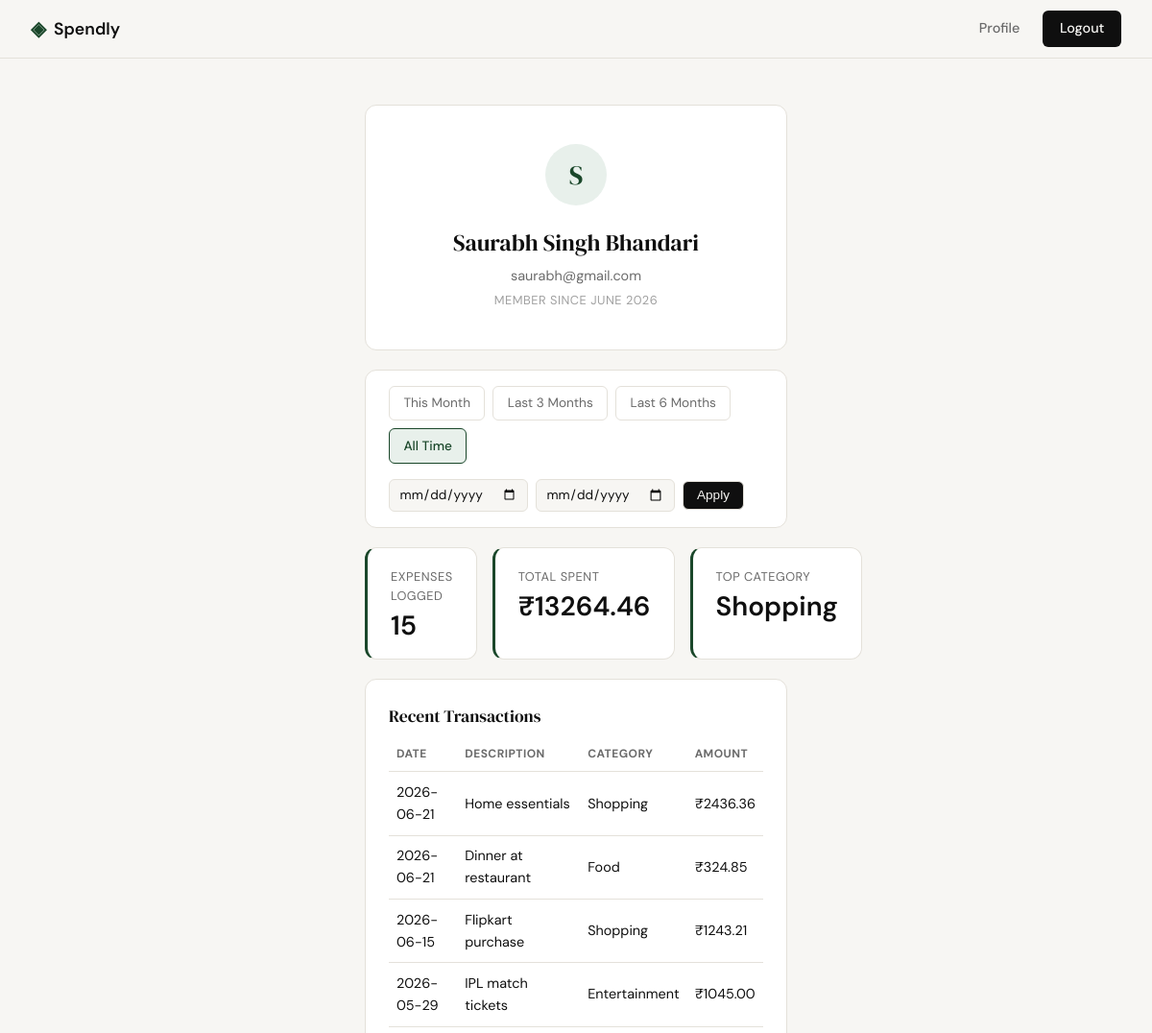
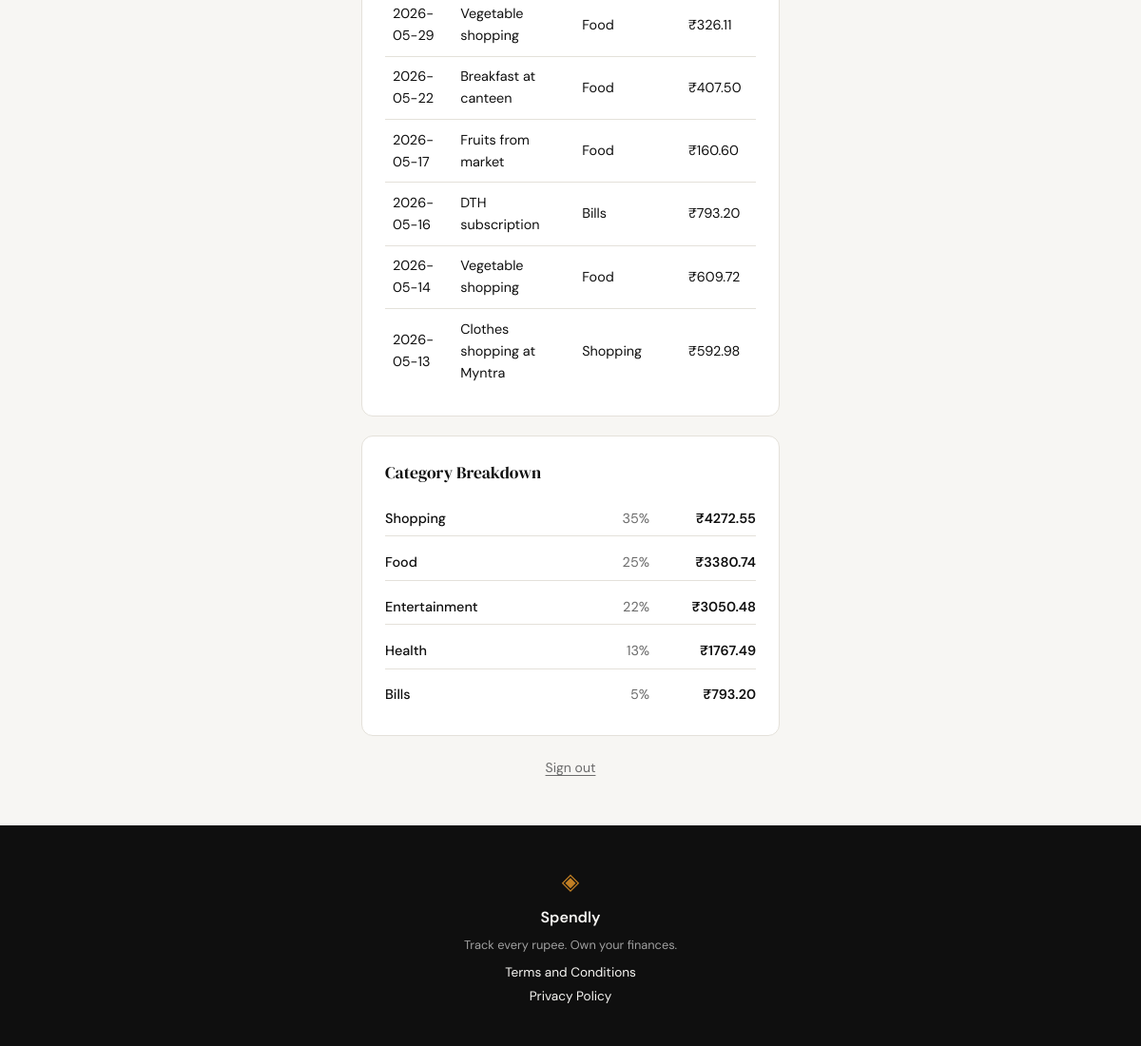
The app's page /profile (signed in) with its own data (2 pictures, top to bottom).
### tables this page shows
CREATE TABLE users (
            id            INTEGER PRIMARY KEY AUTOINCREMENT,
            name          TEXT    NOT NULL,
            email         TEXT    UNIQUE NOT NULL,
            password_hash TEXT    NOT NULL,
            created_at    TEXT    DEFAULT (datetime('now'))
        );

CREATE TABLE expenses (
            id          INTEGER PRIMARY KEY AUTOINCREMENT,
            user_id     INTEGER NOT NULL REFERENCES users(id),
            amount      REAL    NOT NULL,
            category    TEXT    NOT NULL,
            date        TEXT    NOT NULL,
            description TEXT,
            created_at  TEXT    DEFAULT (datetime('now'))
        );

### app.py (the view)
@app.route("/profile")
def profile():
    if not session.get("user_id"):
        return redirect(url_for("login"))
    user = queries.get_user_by_id(session["user_id"])
    if user is None:
        abort(404)
    today = date.today()
    this_month_start = today.replace(day=1)
    this_month_end = date(today.year, today.month,
                           calendar.monthrange(today.year, today.month)[1])
    last_3_start = _months_ago(today, 3)
    last_6_start = _months_ago(today, 6)
    parsed_from = _parse_date(request.args.get("date_from"))
    parsed_to = _parse_date(request.args.get("date_to"))
    date_from = date_to = None
    display_from = display_to = None
    if parsed_from and parsed_to:
        display_from, display_to = parsed_from, parsed_to
        if parsed_from > parsed_to:
            flash("Start date must be before end date.")
        else:
            date_from, date_to = parsed_from, parsed_to
    active_preset = "all_time"
    if date_from == this_month_start.isoformat() and date_to == this_month_end.isoformat():
        active_preset = "this_month"
    elif date_from == last_3_start.isoformat() and date_to == today.isoformat():
        active_preset = "last_3_months"
    elif date_from == last_6_start.isoformat() and date_to == today.isoformat():
        active_preset = "last_6_months"
    elif date_from and date_to:
        active_preset = "custom"
    summary = queries.get_summary_stats(session["user_id"], date_from, date_to)
    transactions = queries.get_recent_transactions(session["user_id"], date_from=date_from, date_to=date_to)
    breakdown = queries.get_category_breakdown(session["user_id"], date_from, date_to)
    return render_template(
        "profile.html",
        user=user,
        summary=summary,
        transactions=transactions,
        breakdown=breakdown,
        active_preset=active_preset,
        filter_from=display_from,
        filter_to=display_to,
        this_month_start=this_month_start.isoformat(),
        this_month_end=this_month_end.isoformat(),
        last_3_start=last_3_start.isoformat(),
        last_6_start=last_6_start.isoformat(),
        today=today.isoformat(),
    )

### app.py (called while the page is built)
def _parse_date(value):
    if not value:
        return None
    try:
        parsed = datetime.strptime(value, "%Y-%m-%d")
        return parsed.strftime("%Y-%m-%d")
    except ValueError:
        return None

def _months_ago(base, months):
    month_index = base.month - 1 - months
    year = base.year + month_index // 12
    month = month_index % 12 + 1
    day = min(base.day, calendar.monthrange(year, month)[1])
    return date(year, month, day)

### database/db.py (called while the page is built)
def get_db():
    db = sqlite3.connect(DB_PATH)
    db.row_factory = sqlite3.Row
    db.execute('PRAGMA foreign_keys = ON')
    return db

### database/queries.py (called while the page is built)
def _format_member_since(created_at):
    year, month = created_at[:7].split("-")
    return f"{MONTH_NAMES[int(month) - 1]} {year}"

def get_user_by_id(user_id):
    db = get_db()
    row = db.execute(
        "SELECT name, email, created_at FROM users WHERE id = ?",
        (user_id,)
    ).fetchone()
    db.close()
    if row is None:
        return None
    return {
        "name": row["name"],
        "email": row["email"],
        "member_since": _format_member_since(row["created_at"]),
    }

def _date_range_clause(date_from, date_to, params):
    if date_from and date_to:
        params.append(date_from)
        params.append(date_to)
        return " AND date BETWEEN ? AND ?"
    return ""

def get_summary_stats(user_id, date_from=None, date_to=None):
    db = get_db()
    params = [user_id]
    clause = _date_range_clause(date_from, date_to, params)
    totals = db.execute(
        "SELECT COUNT(*) AS transaction_count, COALESCE(SUM(amount), 0) AS total_spent "
        "FROM expenses WHERE user_id = ?" + clause,
        tuple(params)
    ).fetchone()
    top = db.execute(
        "SELECT category FROM expenses WHERE user_id = ?" + clause +
        " GROUP BY category ORDER BY SUM(amount) DESC LIMIT 1",
        tuple(params)
    ).fetchone()
    db.close()
    return {
        "total_spent": totals["total_spent"],
        "transaction_count": totals["transaction_count"],
        "top_category": top["category"] if top else "—",
    }

### templates/profile.html (shortened to what this page needs)
{% extends "base.html" %}
{% block head %}
<link rel="stylesheet" href="{{ url_for('static', filename='css/profile.css') }}">
{% endblock %}
{% block content %}
<section class="profile-section">
  <div class="profile-container">
    <div class="profile-card">
      <div class="profile-avatar">{{ user.name[0].upper() }}</div>
      <h1 class="profile-name">{{ user.name }}</h1>
      <p class="profile-email">{{ user.email }}</p>
      <p class="profile-since">Member since {{ user.member_since }}</p>
    </div>
    <div class="filter-bar">
      <div class="filter-presets">
        <a href="{{ url_for('profile', date_from=this_month_start, date_to=this_month_end) }}"
           class="filter-preset{{ ' active' if active_preset == 'this_month' else '' }}">This Month</a>
        <a href="{{ url_for('profile', date_from=last_3_start, date_to=today) }}"
           class="filter-preset{{ ' active' if active_preset == 'last_3_months' else '' }}">Last 3 Months</a>
        <a href="{{ url_for('profile', date_from=last_6_start, date_to=today) }}"
           class="filter-preset{{ ' active' if active_preset == 'last_6_months' else '' }}">Last 6 Months</a>
        <a href="{{ url_for('profile') }}"
           class="filter-preset{{ ' active' if active_preset == 'all_time' else '' }}">All Time</a>
      </div>
      <form method="get" action="{{ url_for('profile') }}" class="filter-custom-form">
        <input type="date" name="date_from" class="filter-input" value="{{ filter_from or '' }}">
        <input type="date" name="date_to" class="filter-input" value="{{ filter_to or '' }}">
        <button type="submit" class="filter-apply-btn{{ ' active' if active_preset == 'custom' else '' }}">Apply</button>
      </form>
    </div>
    <div class="profile-stats">
      <div class="stat-tile">
        <span class="stat-label">Expenses Logged</span>
        <span class="stat-value">{{ summary.transaction_count }}</span>
      </div>
      <div class="stat-tile">
        <span class="stat-label">Total Spent</span>
        <span class="stat-value stat-amount">₹{{ "%.2f"|format(summary.total_spent) }}</span>
      </div>
      <div class="stat-tile">
        <span class="stat-label">Top Category</span>
        <span class="stat-value">{{ summary.top_category }}</span>
      </div>
    </div>
    <div class="profile-panel">
      <h2 class="panel-title">Recent Transactions</h2>
      {% if transactions %}
      <table class="transactions-table">
        <thead>
          <tr>
            <th>Date</th>
            <th>Description</th>
            <th>Category</th>
            <th>Amount</th>
          </tr>
        </thead>
        <tbody>
          {% for txn in transactions %}
          <tr>
            <td>{{ txn.date }}</td>
            <td>{{ txn.description }}</td>
            <td>{{ txn.category }}</td>
            <td class="stat-amount">₹{{ "%.2f"|format(txn.amount) }}</td>
          </tr>
          {% endfor %}
        </tbody>
      </table>
      {% else %}
      <p class="panel-empty">No transactions yet.</p>
      {% endif %}
    </div>
    <div class="profile-panel">
      <h2 class="panel-title">Category Breakdown</h2>
      {% if breakdown %}
      <ul class="category-list">
        {% for cat in breakdown %}
        <li class="category-row">
          <span class="category-name">{{ cat.name }}</span>
          <span class="category-pct">{{ cat.pct }}%</span>
          <span class="category-amount stat-amount">₹{{ "%.2f"|format(cat.amount) }}</span>
        </li>
        {% endfor %}
      </ul>
      {% else %}
      <p class="panel-empty">No categories yet.</p>
      {% endif %}
    </div>
    <div class="profile-actions">
      <a href="{{ url_for('logout') }}" class="profile-logout">Sign out</a>
    </div>
  </div>
</section>
{% endblock %}

### static/css/style.css (style rules this page uses)
:root { --ink: #0f0f0f; --ink-soft: #2d2d2d; --ink-muted: #6b6b6b; --ink-faint: #a0a0a0; --paper: #f7f6f3; --paper-warm: #f0ede6; --paper-card: #ffffff; --accent: #1a472a; --accent-light: #e8f0eb; --accent-2: #c17f24; --accent-2-light: #fdf3e3; --danger: #c0392b; --danger-light: #fdecea; --border: #e4e1da; --border-soft: #eeebe4; --font-display: 'DM Serif Display', Georgia, serif; --font-body: 'DM Sans', system-ui, sans-serif; --max-width: 1200px; --auth-width: 440px; --radius-sm: 6px; --radius-md: 12px; --radius-lg: 20px; }
*, *::before, *::after { box-sizing: border-box; margin: 0; padding: 0; }
html { font-size: 16px; scroll-behavior: smooth; }
body { background: var(--paper); color: var(--ink); font-family: var(--font-body); font-size: 1rem; line-height: 1.6; -webkit-font-smoothing: antialiased; }
a { color: inherit; text-decoration: none; }
.category-name { font-size: 0.9rem; font-weight: 500; color: var(--ink); }
.category-amount { font-size: 0.9rem; font-weight: 600; color: var(--ink); min-width: 80px; text-align: right; }

### records on screen
users: name "S", name "Saurabh Singh Bhandari", email "saurabh@gmail.com"
expenses: date "2026-06-21", description "Home essentials", category "Shopping", amount "2436.36"
expenses: date "2026-06-21", description "Dinner at restaurant", category "Food", amount "324.85"
expenses: date "2026-06-15", description "Flipkart purchase", category "Shopping", amount "1243.21"
expenses: date "2026-05-29", description "IPL match tickets", category "Entertainment", amount "1045.00"
expenses: date "2026-05-29", description "Vegetable shopping", category "Food", amount "326.11"
expenses: date "2026-05-22", description "Breakfast at canteen", category "Food", amount "407.50"
expenses: date "2026-05-17", description "Fruits from market", category "Food", amount "160.60"
expenses: date "2026-05-16", description "DTH subscription", category "Bills", amount "793.20", name "Bills", pct "5"
expenses: date "2026-05-14", description "Vegetable shopping", category "Food", amount "609.72"
expenses: date "2026-05-13", description "Clothes shopping at Myntra", category "Shopping", amount "592.98"
expenses: name "Health", pct "13", amount "1767.49"

### other values on screen
{{ user.member_since }} "JUNE 2026"
{{ summary.transaction_count }} "15"
{{ "%.2f"|format(summary.total_spent) }} "13264.46"
{{ summary.top_category }} "Shopping"
{{ cat.name }} "Shopping" "Food" "Entertainment"
{{ cat.pct }} "35" "25" "22"
{{ "%.2f"|format(cat.amount) }} "4272.55" "3380.74" "3050.48"
